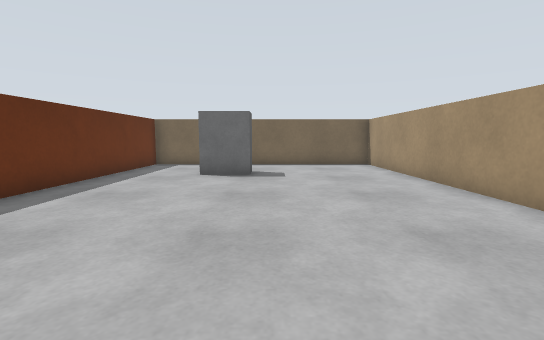
view 1 (above)

15 first-person views from a walk through a robot-simulator world made for Gazebo. The camera is 0.57 m above the floor, tilts 6° down and sees 85° across. The floor is counted in squares, 0.5 m on a side. Each view is taken from the middle of a square. On the plan, view 1 faces up. The plan holds only what a view shows up to about 13 squares ahead; the rest is blank. The place goes on beyond the plan.

view 2
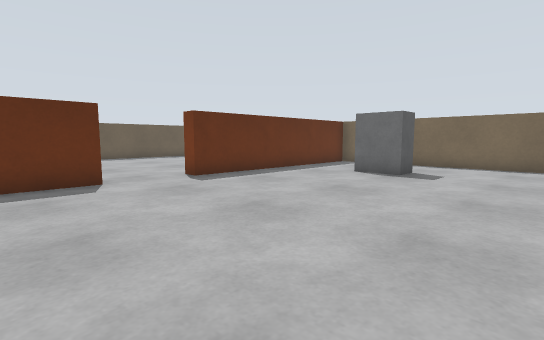

view 3
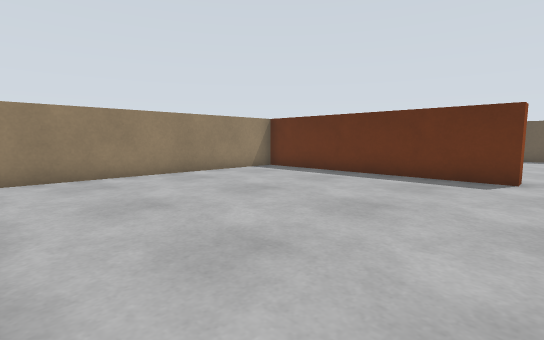

view 4
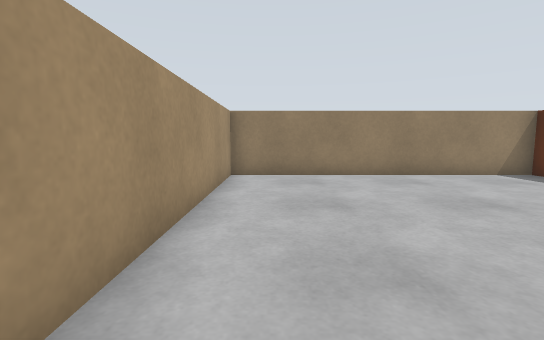

view 5
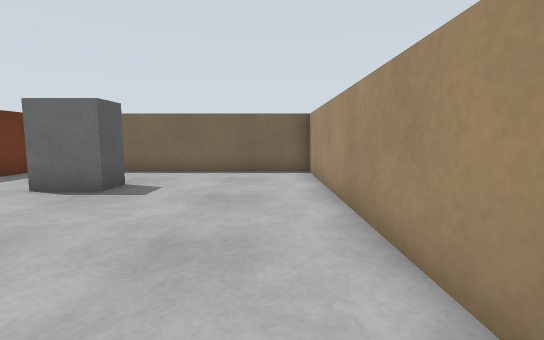

view 6
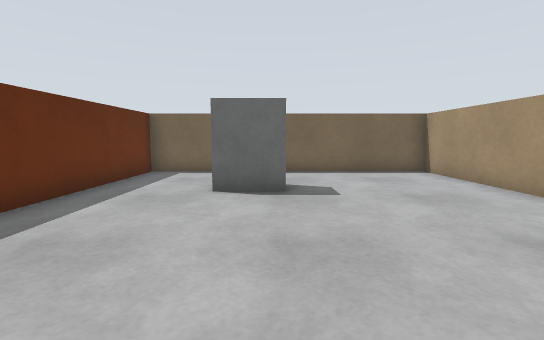

view 7
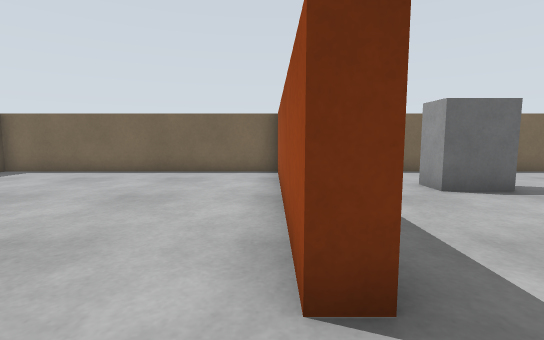

view 8
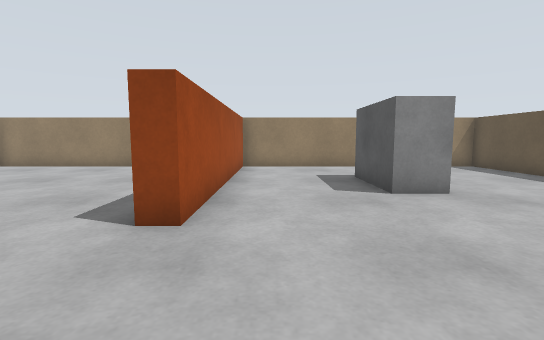

view 9
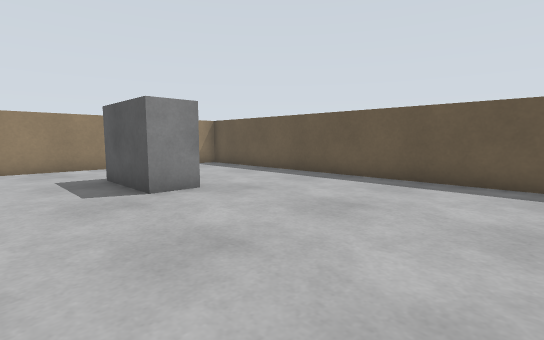

view 10
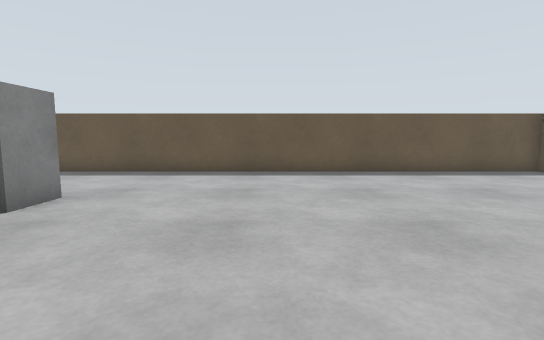

view 11
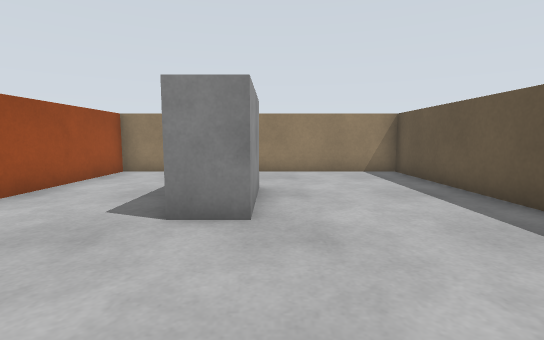

view 12
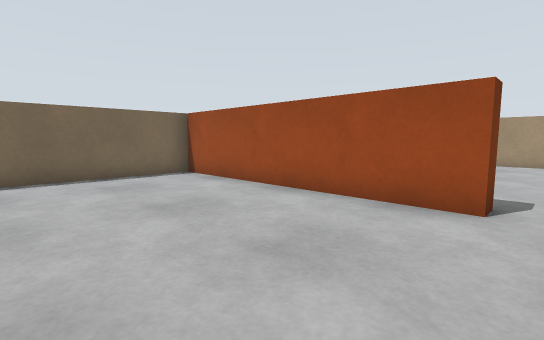

view 13
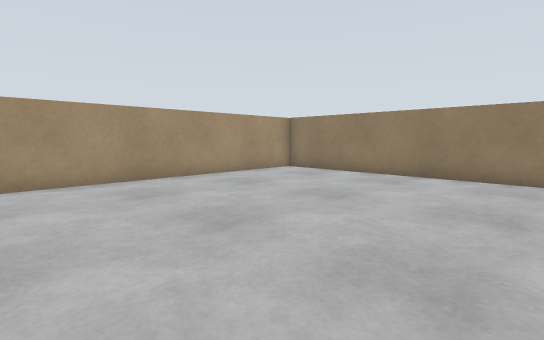

view 14
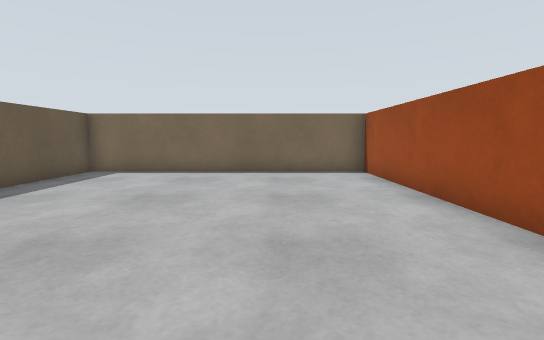

view 15
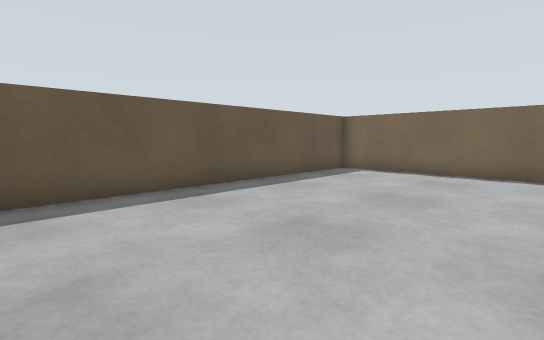

### Floor plan
Key: @ floor where view 1 was taken; # wall or solid block; . floor; B barrier; G grey box.
Columns run from 16 left of view 1 to 5 right of it. Each row starts with its distance up from view 1.
 14 ##########  ##########
 13 #.........BB.........#
 12 #.........BB.........#
 11 #.........BB.........#
 10 #.........BB..GG.....#
  9 #.........BB.........#
  8 #.........BB.........#
  7 #.........BB.........#
  6 #.........BB.........#
  5 #.........BB.........#
  4 #....................#
  3 #....................#
  2 #.........BB.........#
  1 #.........BB.........#
  0 #.....G...BB....@....#
 -1 #.....G...BB.........#
 -2 #.....G...BB.........#
 -3 #.....G...BB.........#
 -4 #.........BB.........#
 -5 #.........BB.........#
 -6 #.........BB.........#
 -7 ##########  ##########

Positions as (right, up) in squares from view 1, and headings:
1: (0, 0), facing up
2: (3, 0), facing up-left
3: (4, 3), facing down-left
4: (3, 3), facing down
5: (3, 3), facing up
6: (-1, 3), facing up
7: (-6, 3), facing up
8: (-7, 6), facing down
9: (-7, 6), facing down-left
10: (-5, 4), facing left
11: (-11, 4), facing down
12: (-11, 4), facing up-right
13: (-4, 3), facing down-right
14: (-9, 3), facing up
15: (-9, 3), facing up-left
